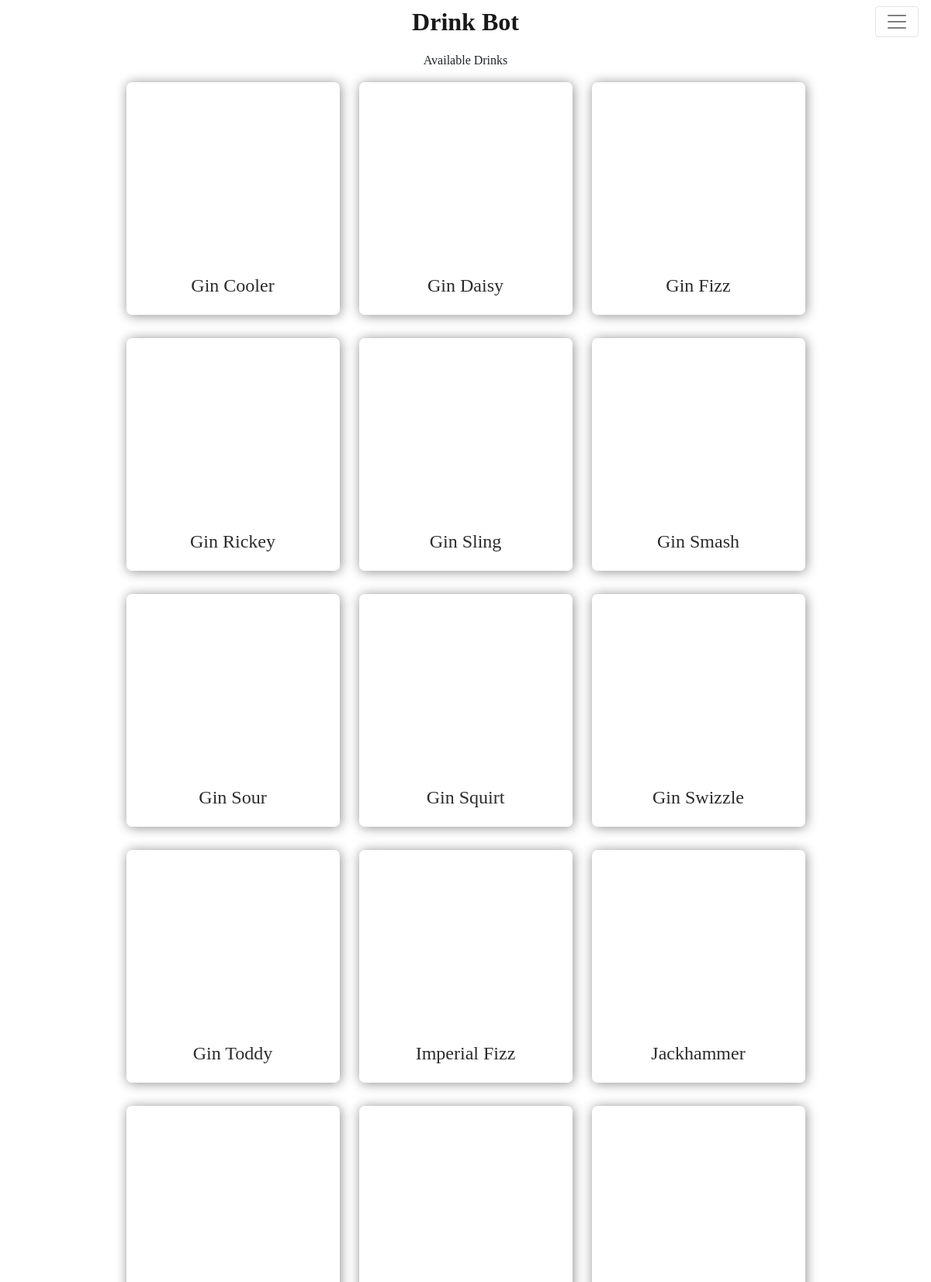
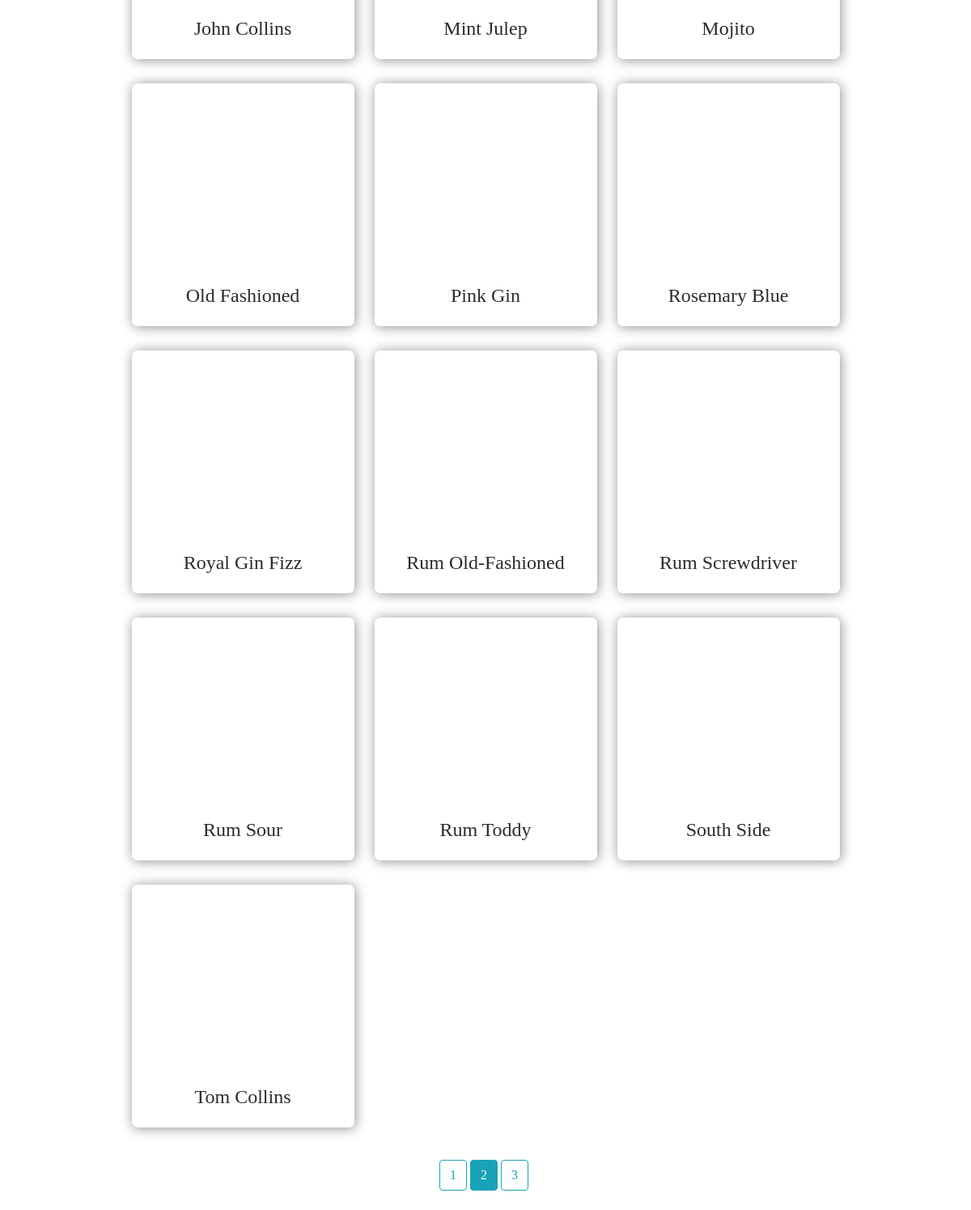
Screenshot of /?page=2 with the database file from the repository (2 pictures, top to bottom).
### drink_app/models.py (models this page shows, shortened)
class Drink(models.Model):
    name = models.CharField(max_length=100)
    category = models.CharField(max_length=100)
    date_modified = models.CharField(max_length=100)
    drink_alternate = models.CharField(max_length=100)
    garnish1 = models.CharField(max_length=100)
    garnish2 = models.CharField(max_length=100)
    glass = models.CharField(max_length=100)
    iba = models.CharField(max_length=100)
    ingredient1 = models.CharField(max_length=100)
    ingredient2 = models.CharField(max_length=100)
    ingredient3 = models.CharField(max_length=100)
    ingredient4 = models.CharField(max_length=100)
    ingredient5 = models.CharField(max_length=100)
    ingredient6 = models.CharField(max_length=100)
    ingredient7 = models.CharField(max_length=100)
    ingredient8 = models.CharField(max_length=100)
    instructions = models.TextField()
    measure1 = models.CharField(max_length=100)
    measure2 = models.CharField(max_length=100)
    measure3 = models.CharField(max_length=100)
    measure4 = models.CharField(max_length=100)
    measure5 = models.CharField(max_length=100)
    measure6 = models.CharField(max_length=100)
    measure7 = models.CharField(max_length=100)
    measure8 = models.CharField(max_length=100)
    non_pump_ingr1 = models.CharField(max_length=100)
    non_pump_ingr2 = models.CharField(max_length=100)
    non_pump_ingr3 = models.CharField(max_length=100)
    non_pump_meas1 = models.CharField(max_length=100)
    non_pump_meas2 = models.CharField(max_length=100)
    non_pump_meas3 = models.CharField(max_length=100)
    tags = models.CharField(max_length=100)
    thumbnail = models.URLField(max_length=300)
    mix_type = models.CharField(max_length=100)
    substitute1 = models.CharField(max_length=100,default='None')
    substitute2 = models.CharField(max_length=100,default='None')
    substitute3 = models.CharField(max_length=100,default='None')
    substitute4 = models.CharField(max_length=100,default='None')
    substitute5 = models.CharField(max_length=100,default='None')
    substitute6 = models.CharField(max_length=100,default='None')
    substitute7 = models.CharField(max_length=100,default='None')
    substitute8 = models.CharField(max_length=100,default='None')
    def get_meas(self):
        all_meas = [self.measure1,self.measure2,self.measure3,self.measure4,self.measure5,self.measure6,
                self.measure7,self.measure8,self.non_pump_meas1,self.non_pump_meas2,self.non_pump_meas3]
        measures = []
        for meas in all_meas:
            if meas != 'None':
                measures.append(meas)
        return measures
    def get_ingrs_subs(self):
        all_ingr = [self.ingredient1,self.ingredient2,self.ingredient3,self.ingredient4,self.ingredient5,self.ingredient6,
                self.ingredient7,self.ingredient8,self.non_pump_ingr1,self.non_pump_ingr2,self.non_pump_ingr3]
        all_subs = [self.substitute1,self.substitute2,self.substitute3,self.substitute4,self.substitute5,self.substitute6,
                self.substitute7,self.substitute8,'None','None','None']
        ingrs_subs = []
        for ingr,sub in zip(all_ingr,all_subs):
            if ingr != 'None':
                ingrs_subs.append((ingr,sub))
        return ingrs_subs

### drink_app/views.py (the view)
# urls.py: 2. Add a URL to urlpatterns:  path('', views.home, name='home')
def home(request):
    form = MakeDrinkForm()
    ingrs = list(Ingredient.objects.values_list('name', flat=True))
    ingrs = dict.fromkeys(ingrs, (False,'')) # sets all ingrs to false
    extras = list(Extra.objects.values_list('name', flat=True))
    ingrs_avail = extras
    pump_ingrs = []
    pumps = {}
    for i in Pump.objects.all():
        pumps[i.ingredient] = i.name
    for ingr in pumps:
        ingrs_avail.append(ingr)
        pump_ingrs.append(ingr)
    ingrs_avail = clib.soft_search(pumps,extras,ingrs_avail,ingrs)
    pump_ingrs = clib.soft_search(pumps,extras,pump_ingrs,ingrs)
    for ingr in list(ingrs_avail):
        if not ingrs_avail[ingr][0]:
           del ingrs_avail[ingr]
    ingrs_avail['None'] = (True,'None')
    drinks = Drink.objects.filter(Q(mix_type__exact='shaken')|Q(mix_type__exact='stirred')|
                                  Q(mix_type__exact='shot')|Q(mix_type__exact='tea')|
                                  Q(mix_type__exact='blended'))
    drinks = drinks.filter(ingredient1__in=ingrs_avail).filter(ingredient2__in=ingrs_avail
                  ).filter(ingredient3__in=ingrs_avail).filter(ingredient4__in=ingrs_avail
                  ).filter(ingredient5__in=ingrs_avail).filter(ingredient6__in=ingrs_avail
                  ).filter(ingredient7__in=ingrs_avail).filter(ingredient8__in=ingrs_avail
                  ).filter(non_pump_ingr1__in=ingrs_avail).filter(non_pump_ingr2__in=ingrs_avail
                  ).filter(non_pump_ingr3__in=ingrs_avail).order_by('name')
    for ingrs in drinks.values("ingredient1","ingredient2","ingredient3","ingredient4","ingredient5","ingredient6","ingredient7","ingredient8","name"):
        substitutes = []
        for i in range(8):
            if ingrs['ingredient'+str(i+1)] != ingrs_avail[ingrs['ingredient'+str(i+1)]][1]:
                substitutes.append(ingrs_avail[ingrs['ingredient'+str(i+1)]][1])
            else:
                substitutes.append('None')
        Drink.objects.filter(name=ingrs['name']).update(substitute1=substitutes[0],substitute2=substitutes[1],
                                                        substitute3=substitutes[2],substitute4=substitutes[3],
                                                        substitute5=substitutes[4],substitute6=substitutes[5],
                                                        substitute7=substitutes[6],substitute8=substitutes[7])
    paginator = Paginator(drinks, 25) # Show 25 contacts per page.
    page_number = request.GET.get('page')
    page_obj = paginator.get_page(page_number)
    context = {
        'drinks': page_obj,
        'loops': range(1,9),
        'make_drink_form': form
        }
    if request.method == 'POST':
        form = MakeDrinkForm(request.POST)
        if form.is_valid():
            choice = [form.cleaned_data['drink_size'],form.cleaned_data['hidden_field']]
            drink_choice = Drink.objects.filter(name=choice[1]).values()[0]
            volumes = []
            ingrs_used = []
            manual_ingrs = []
            np_ingrs = []
            np_meas = []
            np_vols = []
            ingrs_disp = []
            for i in range(3):
                if drink_choice['non_pump_ingr'+str(i+1)] != 'None':
                    np_ingrs.append(drink_choice['non_pump_ingr'+str(i+1)])
                    np_meas.append(drink_choice['non_pump_meas'+str(i+1)])
                else:
                    break
            for i in range(8):
                if drink_choice['measure'+str(i+1)] != 'None':
                    ingrs_used.append( (drink_choice['ingredient'+str(i+1)],i+1) )
                    volumes.append(float(drink_choice['measure'+str(i+1)].split(' ')[0]))
                else:
                    break
            try:
                choice[0] = int(choice[0])
            except:
                choice[0] = sum(volumes)
            multiplier = choice[0]/sum(volumes)
            volumes = [round(x * multiplier,2) for x in volumes]
            for ingr,idx in ingrs_used:
                if not pump_ingrs[ingr][0]:
                    manual_ingrs.append((ingr,idx,ingrs_avail[ingr][1]))
                else:
                    ingrs_disp.append((ingr,idx,pump_ingrs[ingr][1]))
            for meas in np_meas:
                try:
                    np_vols.append(f"{float(meas.split(' ')[0]) * multiplier:.2g} {meas.partition(' ')[2]}")
                except:
                    np_vols.append(meas)
            sub_str = ''
            for ingr,idx,sub in manual_ingrs:
                if ingr == sub:
                    man_sub_str = ''
                else:
                    man_sub_str = f"({ingrs_avail[ingr][1].title()})"
                sub_str += f"{volumes[idx-1]} oz {ingr.title()} {man_sub_str}<br>"
            for meas,ingr in zip(np_vols,np_ingrs):
                sub_str += f"{meas} {ingr.title()}<br/>"
            pump_disp = {}
            for i in range(len(pumps)):
                pump_disp['pump'+str(i)] = 0
            for ingr,idx,sub in ingrs_disp:
                pump_disp[pumps[sub]] += volumes[idx-1]
            print(pump_disp)
            string_for_arduino = []
            for key,val in pump_disp.items():
                if val > 0:
                    string_for_arduino.append(key[-1]) # pump number
                    string_for_arduino.append(str(val)) # pump volume
            arduino_string = f"<{','.join(string_for_arduino)}>"
            ser = serial.Serial('/dev/ttyACM0', 115200, timeout=1)
            ser.flush()
            ser.write(bytes(arduino_string, encoding='utf-8'))
            ser.close()
            messages.success(request, mark_safe(f'"{choice[1]}" Sent to Barbot'))
            if sub_str != '':
                messages.success(request, mark_safe(f"<strong>You need to add</strong><br>{sub_str}"))
            return redirect('drinks-home') # necessary to avoid form resubmit
    else:
        form = MakeDrinkForm()
    return render(request,'drink_app/home.html', context)

### drink_app/templates/drink_app/home.html (shortened to what this page needs)
{% extends "drink_app/base.html" %}
{% block content %}
    <div class="intro-sec">
        <div class="home-heading-div">
            <p class="paragraph1">Available Drinks</p>
        </div>
    </div>
    <div class="drink_select_sec">
        <div class="drink_grid_wrapper">
            <div class="drinks_grid">
                {% for drink in drinks %}
                    <a data-toggle="modal" href="#Modal{{ forloop.counter0 }}" class="drink_block">
                        <div class="image_div" style="background:url('{{drink.thumbnail}}'); background-size: cover;background-position: 50% 20%;background-repeat: no-repeat;">
                        </div>
                        <div class="drink_text_div">
                            <h2 class="drink_name">{{ drink.name|title }}</h2>
                        </div>
                    </a>
                {% endfor %}
            </div>
        </div>
    </div>
    <div class="d-flex justify-content-center">
        {% if drinks.paginator.num_pages > 1 %}
            {% for num in drinks.paginator.page_range %}
                {% if drinks.number == num %}
                    <a class="btn btn-info mb-4 mr-1" href="?page={{ num }}"> {{ num }} </a>
                {% else %}
                    <a class="btn btn-outline-info mb-4 mr-1" href="?page={{ num }}"> {{ num }} </a>
                {% endif %}
            {% endfor %}
        {% endif %}
    </div>
{% endblock content%}

### drink_app/static/drink_app/styles.css (style rules this page uses)
.paragraph1 { text-align: center; margin-top: 10px; }
.body { font-family: Georgia, Times, 'Times New Roman', serif; }
.drink_block { width: 275px; height: 300px; border-radius: 7px; box-shadow: 1px 1px 15px 0 #8d8d8d; text-decoration: none !important; transition: transform 0.3s ease-in-out; }
.image_div { height: 75%; border-top-left-radius: 7px; border-top-right-radius: 7px; background-position: 50% 50%; background-size: cover; background-repeat: no-repeat; }
.drink_text_div { height: 25%; display: flex; justify-content: center; align-items: center; flex-direction: column; justify-items: center; align-content: center; }
.drinks_grid { display: grid; grid-gap: 30px; column-gap: 50px; grid-template-columns: repeat(auto-fit, minmax(250px, .25fr)); grid-auto-rows: 300px; grid-auto-flow: row dense; align-content: center !important; justify-content: center !important; align-items: center !important; justify-items: center !important; width: 90vw; max-width: 1600px; }
.drink_select_sec { display: flex; justify-content: center; align-items: center; flex-direction: column; margin-top: 0px; margin-bottom: 40px; }
.drink_grid_wrapper { display: flex; justify-content: center; align-items: stretch; flex-direction: row; }
.drink_name { text-align: center; color: #2c2b2b; text-decoration: none; margin: 0px 10px; font-size: 24px; }
.home-heading-div { display: flex; align-content: center; justify-content: center; align-items: center; justify-items: center; flex-direction: column; }

### rows the page displays
Drink: name "Gin Cooler"
Drink: name "Gin Daisy"
Drink: name "Gin Fizz"
Drink: name "Gin Rickey"
Drink: name "Gin Sling"
Drink: name "Gin Smash"
Drink: name "Gin Sour"
Drink: name "Gin Squirt"
Drink: name "Gin Swizzle"
Drink: name "Gin Toddy"
Drink: name "Imperial Fizz"
Drink: name "Jackhammer"
Drink: name "John Collins"
Drink: name "Mint Julep"
Drink: name "Mojito"
Drink: name "Old Fashioned"
Drink: name "Pink Gin"
Drink: name "Rosemary Blue"
Drink: name "Royal Gin Fizz"
Drink: name "Rum Old-Fashioned"
Drink: name "Rum Screwdriver"
Drink: name "Rum Sour"
Drink: name "Rum Toddy"
Drink: name "South Side"
Drink: name "Tom Collins"

### other values shown
{{ num }} "1" "3"
{{ num }} "2"
